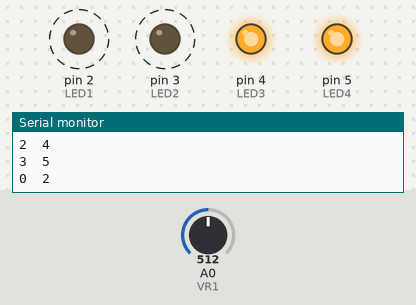
A sketch run on a simulated Arduino Uno, built with avr-gcc and run on an emulated ATmega328P. Parts: output pins drawn as LEDs (lit = HIGH), the last lines printed to the serial monitor. Dashed ring = blinking. The inputs (shaded band) are chosen by the test bench; at power-on: A0 (VR1) = 512.

Above: at 2.0 s.
2.1 s: A0 (VR1) set to 900
At 2.32 s:
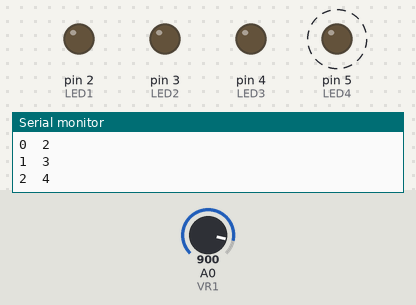
5.6 s: A0 (VR1) set to 511
At 6.08 s:
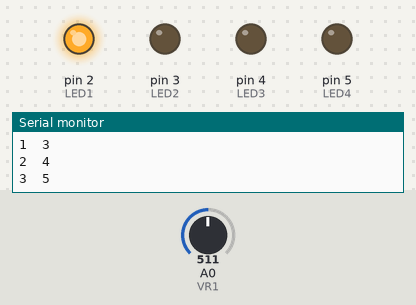
Timing chart, 0 to 15.1 s (numbered marks = the images above; inputs shaded):
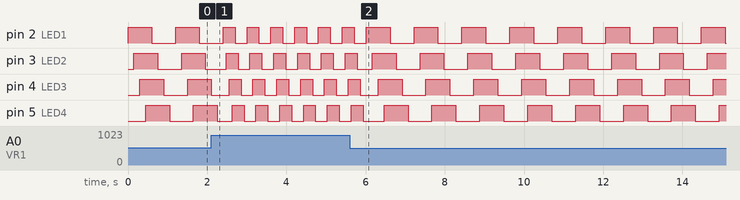

The sketch:

Unit_9_Program_1_1.ino
```cpp
/*  Title: Unit 9 Program #1.1
 *  Purpose: Sequences LEDs on and off using an array
 *  Author: Andy Davis
 *  Date: 5/7/2021
 *  LED1 connected to D2
 *  LED2 connected to D3
 *  LED3 connected to D4
 *  LED4 connected to D5
 *  VR1 connected to A0
 */

const int LED1 = 2;      // Assign names for pin #'s
const int LED2 = 3;
const int LED3 = 4;
const int LED4 = 5;
const int VR1 = A0;

int ledNum[4] = {2,3,4,5};  // Create an array.  For example, ledNum[0] = 2
int mapVal;

void setup()
{
  Serial.begin(9600);
  pinMode (LED1, OUTPUT); // Define pins as outputs
  pinMode (LED2, OUTPUT);
  pinMode (LED3, OUTPUT);
  pinMode (LED4, OUTPUT);
  Serial.print("Index");
  Serial.print("\t");
  Serial.println("ledNum[index]");
  Serial.println("");
}

void loop()
{
  mapVal = map(analogRead(VR1),0,1023,250,50);
  for (int index = 0; index <4; index++)
  {
     digitalWrite (ledNum[index], HIGH);  // Sequence LED's on
     delay(mapVal);
     Serial.print(index);
     Serial.print("\t");
     Serial.println(ledNum[index]);
  }
  for (int index = 0; index <4; index++)
  {
     digitalWrite (ledNum[index], LOW);  // Sequence LED's off
     delay(mapVal);
     Serial.print(index);
     Serial.print("\t");
     Serial.println(ledNum[index]);
  }
  Serial.println("");
}
```

Measured:
- after the input at 2.1 s, pin 2 (LED1): alternates HIGH for 0.30 s and LOW for 0.30 s, starting after 0.60 s; pin 3 (LED2): alternates HIGH for 0.30 s and LOW for 0.30 s, starting after 0.38 s; pin 5 (LED4): alternates HIGH for 0.30 s and LOW for 0.30 s, starting after 0.53 s
- by itself, pin 2 (LED1), pin 3 (LED2): alternates HIGH for 0.60 s and LOW for 0.60 s
- by itself, pin 4 (LED3): repeats every 1.2 s: HIGH 0.60 s, LOW 0.60 s
